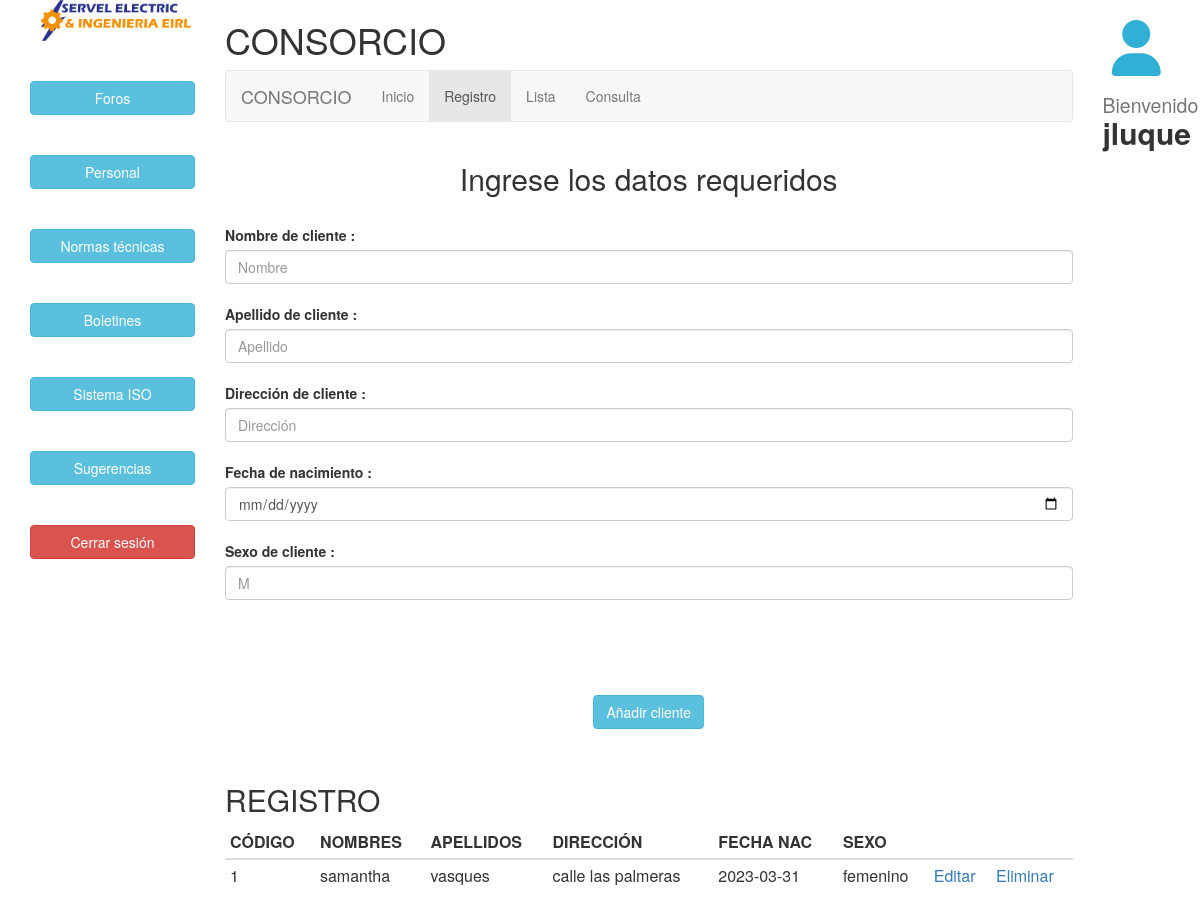
The page /cliente.php (signed in) on the database its author committed.
### tables this page shows
CREATE TABLE `cliente` (
  `codcli` int(11) NOT NULL,
  `nom` varchar(50) DEFAULT NULL,
  `ape` varchar(50) DEFAULT NULL,
  `dir` varchar(50) DEFAULT NULL,
  `fnac` date DEFAULT NULL,
  `sex` varchar(12) DEFAULT NULL
);

### cliente.entidad.php (called while the page is built, shortened)
<?php
    class Cliente
    {
        public function __GET($k){
            return $this->$k;
        }
        public function __SET($k,$v){
            return $this->$k = $v;
        }
    }
?>

### cliente.model.php (called while the page is built, shortened)
<?php
    class ClienteModel
    {
        private $pdo;
        public function __CONSTRUCT()
        {
            try
            {
                $this->pdo = new PDO('mysql:host=localhost;dbname=consorcio','root','');
                $this->pdo->setAttribute(PDO::ATTR_ERRMODE, PDO::ERRMODE_EXCEPTION);
            }
            catch(Exception $e)
            {
                die($e->getMessage());
            }
        }
        public function Listar(){
            try
            {
              $result = array();
              $stm = $this->pdo->prepare("SELECT * FROM cliente");
              $stm->execute();
              foreach($stm->fetchAll(PDO::FETCH_OBJ) as $r)
                {
                  $alm = new cliente();
                  $alm->__SET('codcli', $r->codcli);
                  $alm->__SET('nom', $r->nom);
                  $alm->__SET('ape', $r->ape);
                  $alm->__SET('dir', $r->dir);
                  $alm->__SET('fnac', $r->fnac);
                  $alm->__SET('sex', $r->sex);
                  $result[] = $alm;
                }
                return $result;
            }
            catch(Exception $e)
            {
              die($e->getMessage());
            }
        }
    }
?>

### cliente.php (the view, shortened to what this page needs)
<?php
    if(isset($_SESSION['usuario'])){
?>
<?php
    require_once 'cliente.entidad.php';
    require_once 'cliente.model.php';
    $alm = new cliente();
    $model = new clienteModel();
?>
<html>
	<head>
		<link rel="stylesheet" href="css/bootstrap.min.css" />
	</head>
	<body>
        <div class="container">
           <div class="row">
                <div class="col-md-2">
                    <center>
                        <img src="INICIO/img/img-header/logo-servel-electric.png" class="img img-responsive"><br><br>
                        <a href="#" class="btn btn-info btn-block" role="button">Foros</a><br> <br>
                        <a href="#" class="btn btn-info btn-block" role="button">Personal</a><br><br>
                        <a href="#" class="btn btn-info btn-block" role="button">Normas técnicas</a><br> <br>
                        <a href="#" class="btn btn-info btn-block" role="button">Boletines</a><br> <br>
                        <a href="#" class="btn btn-info btn-block" role="button">Sistema ISO</a> <br><br>
                        <a href="#" class="btn btn-info btn-block" role="button">Sugerencias</a> <br><br>
                        <a href="logout.php" class="btn btn-danger btn-block" role="button">Cerrar sesión</a> <br>
                    </center>
                </div>
                <div class="col-md-9">
                    <h1>CONSORCIO</h1>
                   <nav class="navbar navbar-default">
                        <div class="container-fluid">
                            <div class="navbar-header">
                                <a class="navbar-brand" href="#">CONSORCIO</a>
                            </div>
                                <ul class="nav navbar-nav">
                                <li><a href="panel.php">Inicio</a></li>
                                <li class="active"><a href="registro.php">Registro</a></li>
                                <li><a href="lista.php">Lista</a></li>
                                <li><a href="consulta.php">Consulta</a></li>
                            </ul>
                        </div>
                    </nav>
                    <div class="row">
                        <div class="col-md-12">
                            <form action="?action=<?php echo $alm->codcli ?'actualizar' : 'registrar'; ?>" method="post" role="form" enctype="multipart/form-data">
                                <center><h2>Ingrese los datos requeridos</h2></center>
                                <fieldset class="form-group">
                                    <input type="hidden" name="codcli" placeholder="Código " required size="10" class="form-control" value="<?php echo $alm->__GET('codcli'); ?>"><br>
                                    <label for="nom" >Nombre de cliente :</label>
                                    <input type="text" name="nom" placeholder="Nombre" required size="50" class="form-control" value="<?php echo $alm->__GET('nom'); ?>"><br>
                                    <label for="ape" >Apellido de cliente :</label>
                                    <input type="text" name="ape" placeholder="Apellido" required size="50" class="form-control" value="<?php echo $alm->__GET('ape'); ?>"><br>
                                    <label for="dir" >Dirección de cliente :</label>
                                    <input type="text" name="dir" placeholder="Dirección" required size="50" class="form-control" value="<?php echo $alm->__GET('dir'); ?>"><br>
                                    <label for="fnac" >Fecha de nacimiento :</label>
                                    <input type="date" name="fnac" placeholder="" required size="50" class="form-control" value="<?php echo $alm->__GET('fnac'); ?>"><br>
                                    <label for="sex" >Sexo de cliente :</label>
                                    <input type="text" name="sex" placeholder="M" required size="50" class="form-control" value="<?php echo $alm->__GET('sex'); ?>"><br>
                                    <br>
                                    <br>
                                    <br>
                                </fieldset>
                                 <center>
                                     <input type="submit" value="Añadir cliente" class="btn btn-info"><br><br>
                                 </center>
                            </form>
                        </div>
                    </div>
                    <div class="row">
                        <div class="col-md-12">
                            <header>
                                <h2>REGISTRO</h2>
                            </header>
                            <table class="table table-condensed">
                                <thead>
                                    <tr>
                                        <th>CÓDIGO</th>
                                        <th>NOMBRES</th>
                                        <th>APELLIDOS</th>
                                        <th>DIRECCIÓN</th>
                                        <th>FECHA NAC</th>
                                        <th>SEXO</th>
                                        <th></th>
                                        <th></th>
                                    </tr>
                                </thead>
                                <?php foreach($model->Listar() as $r): ?>
                                <tr>
                                    <td><?php echo $r->__GET('codcli'); ?></td>
                                    <td><?php echo $r->__GET('nom'); ?></td>
                                    <td><?php echo $r->__GET('ape'); ?></td>
                                    <td><?php echo $r->__GET('dir'); ?></td>
                                    <td><?php echo $r->__GET('fnac'); ?></td>
                                    <td><?php echo $r->__GET('sex'); ?></td>
                                    <td>
                                        <a href="?action=editar&codcli=<?php echo $r->codcli; ?>">Editar</a>
                                    </td>
                                    <td>
                                        <a href="?action=eliminar&codcli=<?php echo $r->codcli; ?>">Eliminar</a>
                                    </td>
                                </tr>
                                <?php endforeach; ?>
                            </table>
                        </div>
                    </div>
                </div>
                <div class="col-md-1 text-center">
                <i class="fa-solid fa-user fa-4x fa-flip" style="margin-top:20px; color: #31B0D5;"></i>
                    <header>
                        <h2><small>Bienvenido </small><b><?php echo $_SESSION['usuario']; ?></b></h2>
					</header>
                </div>
            </div>
        </div>
	</body>
</html>
<?php
}
else{
echo '<script>window.location="iniciar.php"; </script>';
}
?>

### rows shown on the page
cliente: __GET "1", __GET "samantha", __GET "vasques", __GET "calle las palmeras", __GET "2023-03-31", __GET "femenino"

### other values the page prints
$_SESSION['usuario'] "jluque"
